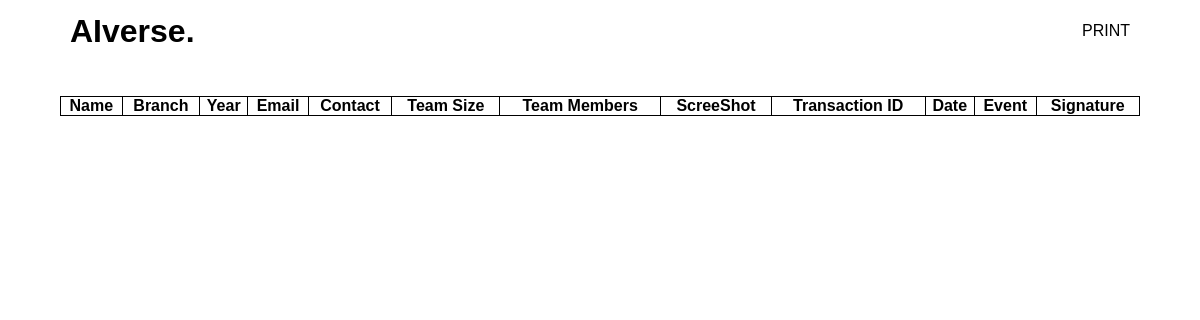
/cr/, run on an earlier commit of the app's database.
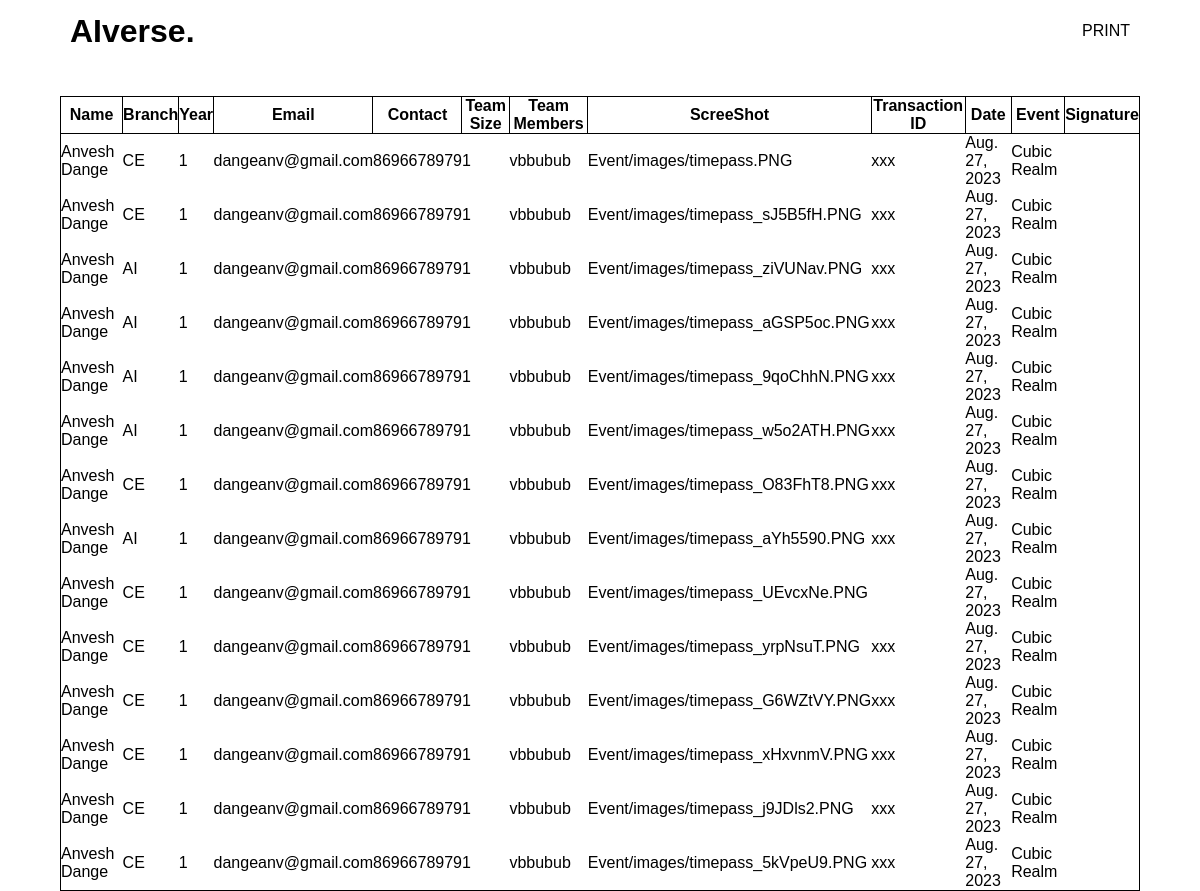
And on a later commit of the database.
### AIverse/models.py (models this page shows, shortened)
class AIverse(models.Model):
    Name = models.CharField(max_length=100)
    Event = models.CharField(max_length=30)
    Branch = models.CharField(max_length=100)
    Year = models.CharField(max_length=30)
    Email = models.EmailField(max_length=30)
    Contact = models.CharField(max_length=10)
    Team_Size = models.CharField(max_length=10)
    Team_member = models.CharField(max_length=100, null=True)
    Screenshot = models.ImageField(upload_to="Event/images", null=True)
    Transaction_ID = models.CharField(max_length=40)
    Date = models.DateField(auto_now_add=True)

### AIverse/views.py (the view)
# urls.py: path('cr/',views.cr_reg, name='cr_reg'),
def cr_reg(request):
    data = serializers.serialize("python", AIverse.objects.all().filter(Event="Cubic Realm"))
    dictionary_lol = {"data": data}
    return render(request, "event/cr_reg.html", dictionary_lol)

### AIverse/templates/event/cr_reg.html (shortened to what this page needs)
{% load static %}
<!DOCTYPE html>
<html lang="en">
<head>
    <link rel="stylesheet" href="{% static 'css/cr_reg.css' %}">
</head>
<body>
    <header class="navbar">
        <div class="header">
            <div id="logo">
                <a href="index.html">
                    <h1>AIverse.</h1>
                </a>
            </div>
            <div class="menu">
                <ul class='menu-links'>
                    <li><a href="#" onclick="window.print()">PRINT</a></li>
                </ul>
            </div>
        </div>
    </header>
    <table class="table">
        <tr>
            <th>Name</th>
            <th>Branch</th>
            <th>Year</th>
            <th>Email</th>
            <th>Contact</th>
            <th>Team Size</th>
            <th>Team Members</th>
            <th>ScreeShot</th>
            <th>Transaction ID</th>
            <th>Date</th>
            <th>Event</th>
            <th>Signature</th>
        </tr>
        {% for i in data %}
        <tr>
            <td>{{i.fields.Name}}</td>
            <td>{{i.fields.Branch}}</td>
            <td>{{i.fields.Year}}</td>
            <td>{{i.fields.Email}}</td>
            <td>{{i.fields.Contact}}</td>
            <td>{{i.fields.Team_Size}}</td>
            <td>{{i.fields.Team_member}}</td>
            <td>{{i.fields.Screenshot}}</td>
            <td>{{i.fields.Transaction_ID}}</td>
            <td>{{i.fields.Date}}</td>
            <td>{{i.fields.Event}}</td>
        </tr>
        {% endfor %}
    </table>
</body>
</html>

### AIverse/static/css/cr_reg.css (style rules this page uses)
* { margin:0; padding: 0; box-sizing: border-box; font-family: 'Poppins', sans-serif;; }
body { background-color: white; }
.navbar { width: 100%; position: fixed; top: 0; right: 0; z-index: 5; }
.header { width: 95%; display: flex; justify-content: space-between; align-items: center; padding: 8px 40px; margin-top: 5px; margin-left: auto; margin-right: auto; }
#logo a { color: #000000; text-decoration: none; }
.menu { display: flex; width: auto; gap: 20px; justify-content: space-between; }
.menu-links { display: flex; justify-content: space-between; width: auto; gap: 20px; align-items: center; list-style: none; }
.menu-links a { text-decoration: none; color: #000000; font-weight: 500; }
.menu-links a::after { content: ''; height: 2px; width: 0%; background-color: #000000; display: block; transition: .5s ease-in-out; }
.table { width: 90%; margin-left: auto; margin-right: auto; margin-top: 6rem; }
.table, th { border: 1px solid black; border-collapse: collapse; }

What changed in the data, as far as the page shows it:
added AIverse: fields.Name "Anvesh Dange", fields.Branch "CE", fields.Year "1", fields.Email "dangeanv@gmail.com", fields.Contact "8696678979", fields.Team_Size "1", fields.Team_member "vbbubub", fields.Screenshot "Event/images/timepass.PNG", fields.Transaction_ID "xxx", fields.Date "Aug. 27, 2023", fields.Event "Cubic Realm"
added AIverse: fields.Name "Anvesh Dange", fields.Branch "CE", fields.Year "1", fields.Email "dangeanv@gmail.com", fields.Contact "8696678979", fields.Team_Size "1", fields.Team_member "vbbubub", fields.Screenshot "Event/images/timepass_sJ5B5fH.PNG", fields.Transaction_ID "xxx", fields.Date "Aug. 27, 2023", fields.Event "Cubic Realm"
added AIverse: fields.Name "Anvesh Dange", fields.Branch "AI", fields.Year "1", fields.Email "dangeanv@gmail.com", fields.Contact "8696678979", fields.Team_Size "1", fields.Team_member "vbbubub", fields.Screenshot "Event/images/timepass_ziVUNav.PNG", fields.Transaction_ID "xxx", fields.Date "Aug. 27, 2023", fields.Event "Cubic Realm"
added AIverse: fields.Name "Anvesh Dange", fields.Branch "AI", fields.Year "1", fields.Email "dangeanv@gmail.com", fields.Contact "8696678979", fields.Team_Size "1", fields.Team_member "vbbubub", fields.Screenshot "Event/images/timepass_aGSP5oc.PNG", fields.Transaction_ID "xxx", fields.Date "Aug. 27, 2023", fields.Event "Cubic Realm"
added AIverse: fields.Name "Anvesh Dange", fields.Branch "AI", fields.Year "1", fields.Email "dangeanv@gmail.com", fields.Contact "8696678979", fields.Team_Size "1", fields.Team_member "vbbubub", fields.Screenshot "Event/images/timepass_9qoChhN.PNG", fields.Transaction_ID "xxx", fields.Date "Aug. 27, 2023", fields.Event "Cubic Realm"
added AIverse: fields.Name "Anvesh Dange", fields.Branch "AI", fields.Year "1", fields.Email "dangeanv@gmail.com", fields.Contact "8696678979", fields.Team_Size "1", fields.Team_member "vbbubub", fields.Screenshot "Event/images/timepass_w5o2ATH.PNG", fields.Transaction_ID "xxx", fields.Date "Aug. 27, 2023", fields.Event "Cubic Realm"
added AIverse: fields.Name "Anvesh Dange", fields.Branch "CE", fields.Year "1", fields.Email "dangeanv@gmail.com", fields.Contact "8696678979", fields.Team_Size "1", fields.Team_member "vbbubub", fields.Screenshot "Event/images/timepass_O83FhT8.PNG", fields.Transaction_ID "xxx", fields.Date "Aug. 27, 2023", fields.Event "Cubic Realm"
added AIverse: fields.Name "Anvesh Dange", fields.Branch "AI", fields.Year "1", fields.Email "dangeanv@gmail.com", fields.Contact "8696678979", fields.Team_Size "1", fields.Team_member "vbbubub", fields.Screenshot "Event/images/timepass_aYh5590.PNG", fields.Transaction_ID "xxx", fields.Date "Aug. 27, 2023", fields.Event "Cubic Realm"
added AIverse: fields.Name "Anvesh Dange", fields.Branch "CE", fields.Year "1", fields.Email "dangeanv@gmail.com", fields.Contact "8696678979", fields.Team_Size "1", fields.Team_member "vbbubub", fields.Screenshot "Event/images/timepass_UEvcxNe.PNG", fields.Date "Aug. 27, 2023", fields.Event "Cubic Realm"
added AIverse: fields.Name "Anvesh Dange", fields.Branch "CE", fields.Year "1", fields.Email "dangeanv@gmail.com", fields.Contact "8696678979", fields.Team_Size "1", fields.Team_member "vbbubub", fields.Screenshot "Event/images/timepass_yrpNsuT.PNG", fields.Transaction_ID "xxx", fields.Date "Aug. 27, 2023", fields.Event "Cubic Realm"
added AIverse: fields.Name "Anvesh Dange", fields.Branch "CE", fields.Year "1", fields.Email "dangeanv@gmail.com", fields.Contact "8696678979", fields.Team_Size "1", fields.Team_member "vbbubub", fields.Screenshot "Event/images/timepass_G6WZtVY.PNG", fields.Transaction_ID "xxx", fields.Date "Aug. 27, 2023", fields.Event "Cubic Realm"
added AIverse: fields.Name "Anvesh Dange", fields.Branch "CE", fields.Year "1", fields.Email "dangeanv@gmail.com", fields.Contact "8696678979", fields.Team_Size "1", fields.Team_member "vbbubub", fields.Screenshot "Event/images/timepass_xHxvnmV.PNG", fields.Transaction_ID "xxx", fields.Date "Aug. 27, 2023", fields.Event "Cubic Realm"
added AIverse: fields.Name "Anvesh Dange", fields.Branch "CE", fields.Year "1", fields.Email "dangeanv@gmail.com", fields.Contact "8696678979", fields.Team_Size "1", fields.Team_member "vbbubub", fields.Screenshot "Event/images/timepass_j9JDls2.PNG", fields.Transaction_ID "xxx", fields.Date "Aug. 27, 2023", fields.Event "Cubic Realm"
added AIverse: fields.Name "Anvesh Dange", fields.Branch "CE", fields.Year "1", fields.Email "dangeanv@gmail.com", fields.Contact "8696678979", fields.Team_Size "1", fields.Team_member "vbbubub", fields.Screenshot "Event/images/timepass_5kVpeU9.PNG", fields.Transaction_ID "xxx", fields.Date "Aug. 27, 2023", fields.Event "Cubic Realm"
